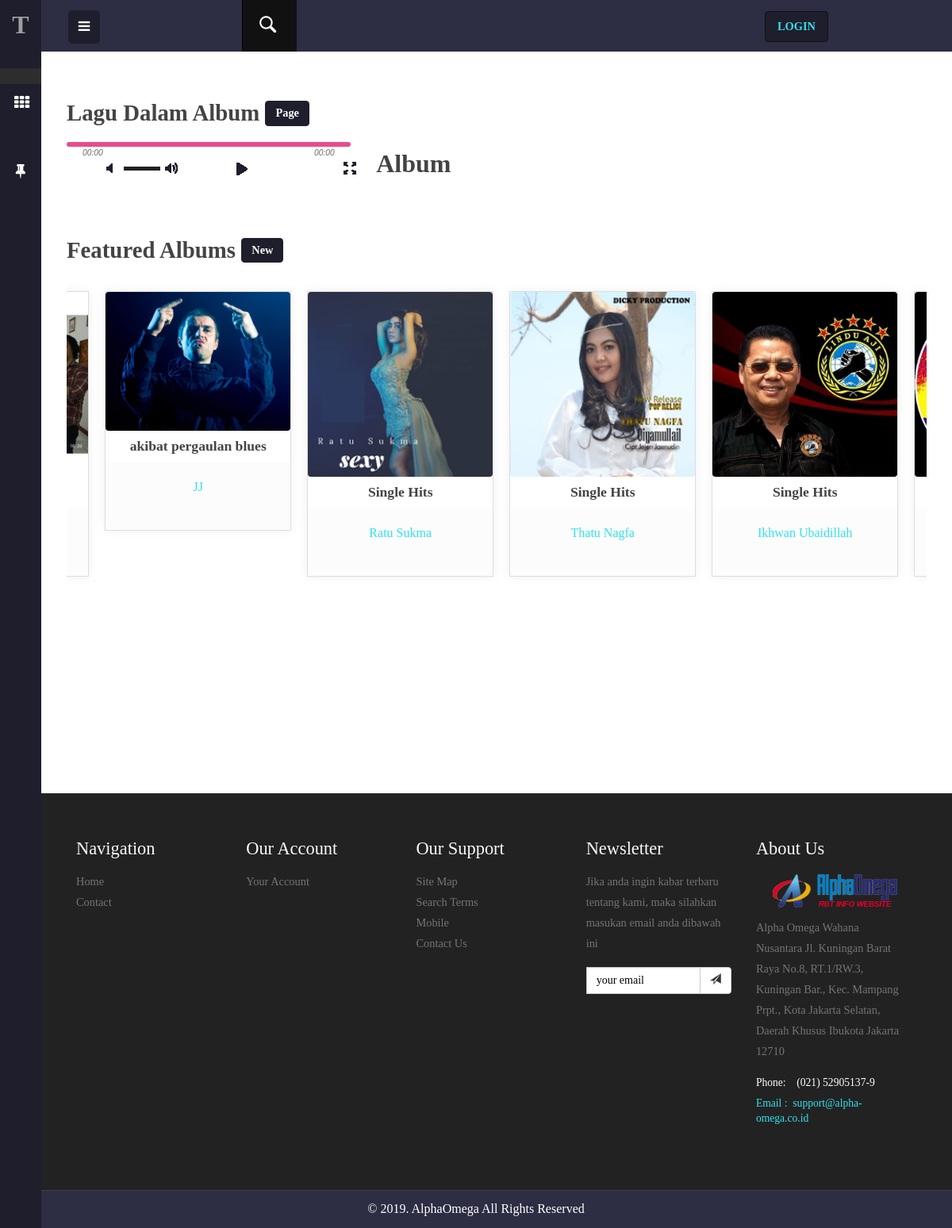
The page /index.php/c_detail_album on the database its author committed.
### tables this page shows
CREATE TABLE `t_album` (
  `id_album` int(11) NOT NULL,
  `artist_id` int(11) NOT NULL,
  `nama_album` varchar(25) NOT NULL,
  `picture_album` varchar(100) NOT NULL,
  `aktif` tinyint(1) NOT NULL
);

CREATE TABLE `t_artist` (
  `id_artists` int(11) NOT NULL,
  `partner_id` int(11) DEFAULT NULL,
  `nama_artist` varchar(25) NOT NULL,
  `bio` text NOT NULL,
  `picture_artist` varchar(100) NOT NULL,
  `aktif` tinyint(1) NOT NULL DEFAULT 0
);

### application/controllers/C_Detail_Album.php (called while the page is built, shortened)
<?php
class C_Detail_Album extends CI_Controller
{
	function __construct()
	{
		$this->load->model('M_Detail_Album');
	}
	function index()
	{
		$data = array(
			"title" => "Detail Album"
		);
		$id = $this->uri->segment(3);
		$data['detail_album'] = $this->M_Detail_Album->get_detail_album($id);
		$data['detail_artist'] = $this->M_Detail_Album->get_detail_artist($id);
		$data['featured'] = $this->M_Detail_Album->featured_album();
		$this->load->view('main_page/V_Detail_Album',$data);
	}
}

### index.php (called while the page is built, shortened)
<?php
require_once BASEPATH.'core/CodeIgniter.php';

### application/models/M_Detail_Album.php (called while the page is built, shortened)
<?php
class M_Detail_Album extends CI_Model
{
	function get_detail_album($id_album)
	{
		$this->db->select('*');
		$this->db->from('t_album');
		$this->db->join('t_lagu','t_lagu.album_id=t_album.id_album');
		$this->db->join('t_genre','t_genre.id=t_lagu.genre_id');
		$this->db->join('t_artist','t_artist.id_artists=t_album.artist_id');
		$this->db->where('t_album.id_album=',$id_album);
		return $this->db->get()->result();
	}
	function get_detail_artist($id)
	{
		$this->db->select('*');
		$this->db->from('t_artist');
		$this->db->join('t_album','t_album.artist_id=t_artist.id_artists');
		$this->db->join('t_lagu','t_lagu.album_id=t_album.id_album');
		$this->db->join('t_genre','t_genre.id=t_lagu.genre_id');
		$this->db->where('t_album.id_album=',$id);
		$this->db->limit(1);
		return $this->db->get()->result();
	}
	function featured_album()
	{
		$this->db->select('*');
		$this->db->from('t_album');
		$this->db->join('t_artist','t_artist.id_artists=t_album.artist_id');
		$this->db->where('t_album.aktif',TRUE);
		$this->db->order_by('id_album','DESC');
		$this->db->limit('10');
		return $this->db->get()->result();
	}
}

### application/views/main_page/V_Detail_Album.php (the view, shortened to what this page needs)
<div id="page-wrapper">
	<div class="inner-content single">
		<div class="tittle-head">
			<h3 class="tittle">Lagu Dalam Album <span class="new">Page</span></h3>
			<div class="clearfix"> </div>
		</div>
		<div class="single_left">
			<div class="video-main">
				<div class="video-record-list">
					<div id="jp_container_1" class="jp-video jp-video-270p" role="application" aria-label="media player">
						<div class="jp-type-playlist">
							<div class="jp-gui">
								<div class="jp-interface">
									<div class="jp-progress">
									</div>
									<div class="jp-current-time" role="timer" aria-label="time">00:00</div>
									<div class="jp-duration" role="timer" aria-label="duration">00:18</div>
									<div class="jp-controls-holder">
										<div class="jp-controls">
											<button class="jp-previous" role="button" tabindex="0">previous</button>
											<button class="jp-play" role="button" tabindex="0">play</button>
										</div>
										<div class="jp-volume-controls">
											<button class="jp-mute" role="button" tabindex="0">mute</button>
											<button class="jp-volume-max" role="button" tabindex="0">max volume</button>
											<div class="jp-volume-bar">
												<div class="jp-volume-bar-value" style="width: 100%;"></div>
											</div>
										</div>
										<div class="jp-toggles">
											<button class="jp-full-screen" role="button" tabindex="0">full screen</button>
										</div>
									</div>
								</div>
							</div>
						</div>
					</div>
				</div>
			</div>
			<link href="<?php echo base_url('assets/main_page/')?>css/jplayer.blue.monday.min.css" rel="stylesheet" type="text/css">
		</div>
		<div class="response">
			<h4>Album</h4>
		<div class="row">
			<div class="col-md-4">
			</div>
			<div class="col-md-6">
			</div>
		</div>
		</div>
	</div>
	<div class="clearfix"></div>
	<div class="review-slider">
		<div class="tittle-head">
			<h3 class="tittle">Featured Albums <span class="new"> New</span></h3>
			<div class="clearfix"> </div>
		</div>
		<ul id="flexiselDemo1">
			<?php if (isset($featured)) {
				foreach ($featured as $alb) {
					$id_r = $alb->id_album;
					?>
					<li>
						<a href="<?php echo base_url('album/detail/'),$id_r?>"><img src="<?php echo base_url('assets/foto_album/')?><?php echo $alb->picture_album;?>" alt=""/></a>
						<div class="slide-title"><h4><?php echo $alb->nama_album?></div>
						<div class="date-city">
							<h5><?php echo $alb->nama_artist?></h5>
						</div>
					</li>
				<?php }?>
				<?php
			}
			else {
				echo "<div>Kosong.</div>";
			}
			?>
		</ul>
	</div>
</div>

### rows shown on the page
t_album: picture_album (picture), nama_album "akibat pergaulan blues", artist.nama_artist "JJ"
t_album: picture_album (picture), nama_album "Single Hits", artist.nama_artist "Ratu Sukma"
t_album: picture_album (picture), nama_album "Single Hits", artist.nama_artist "Thatu Nagfa"
t_album: picture_album (picture), nama_album "Single Hits", artist.nama_artist "Ikhwan Ubaidillah"
t_album: picture_album (picture)
t_album: picture_album (picture)
